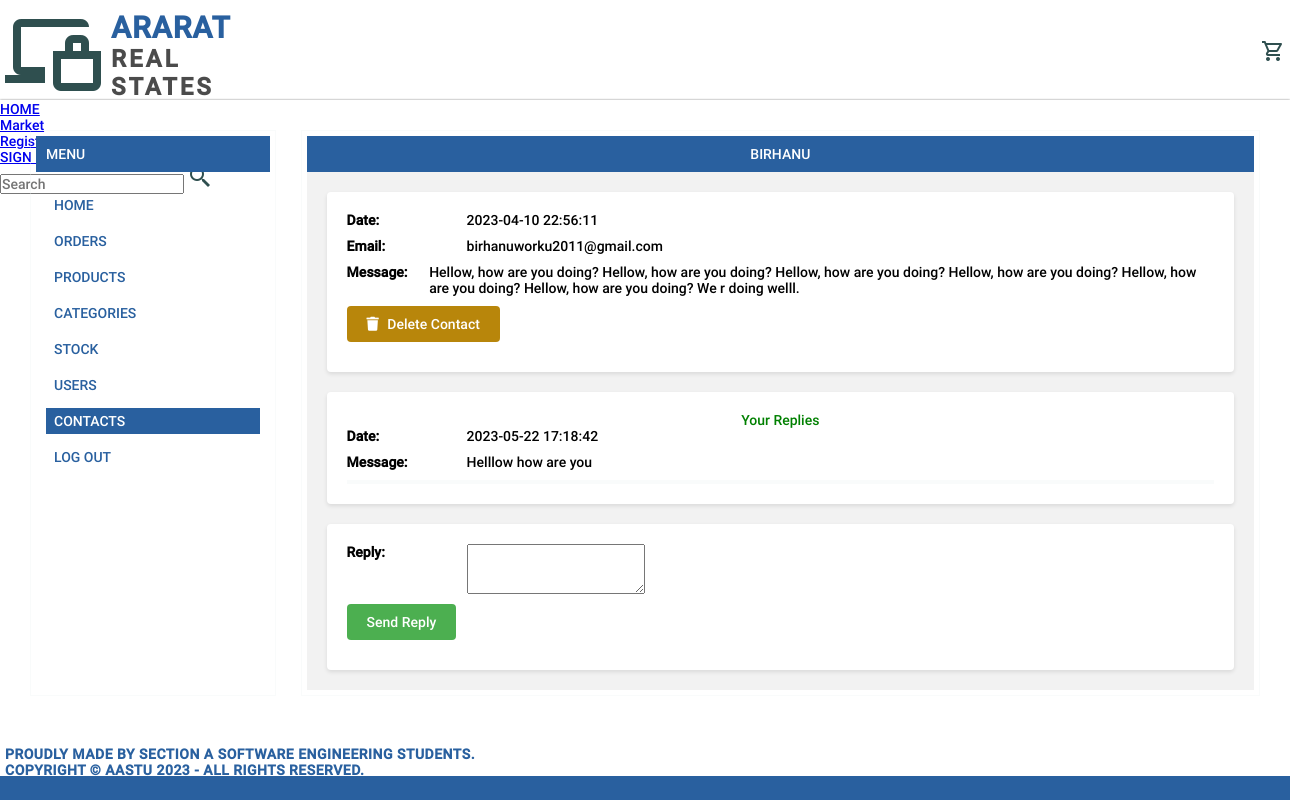
The app's page /admin/adminPages/contactDetail.php?contactID=1 (signed in) with its own data.
### tables this page shows
CREATE TABLE `contact` (
  `ID` int(11) NOT NULL,
  `First_Name` varchar(30) NOT NULL,
  `email` varchar(30) NOT NULL,
  `message` mediumtext NOT NULL,
  `read_status` int(5) NOT NULL DEFAULT 0,
  `creation_time` timestamp NOT NULL DEFAULT current_timestamp(),
  `update_time` timestamp NOT NULL DEFAULT current_timestamp()
);

CREATE TABLE `replies` (
  `ID` int(10) NOT NULL,
  `First_Name` text NOT NULL,
  `email` varchar(100) NOT NULL,
  `body` text NOT NULL,
  `creation_time` timestamp NOT NULL DEFAULT current_timestamp()
);

### admin/adminPages/contactDetail.php (the view, shortened to what this page needs)
<?php
require_once "../admin_commons/header.php";
include "../adFunctions/DB_connector.php";
?>
<!DOCTYPE html>
<html lang="en">
<head>
    <link rel="stylesheet" type="text/css" href="../css/astyle.css" />
    <link rel="stylesheet" href="https://cdnjs.cloudflare.com/ajax/libs/font-awesome/5.15.3/css/all.min.css" />
</head>
<body>
<?php
if (isset($_GET['contactID'])){
    $contactID = htmlspecialchars(stripslashes(trim($_GET['contactID'])));
    $contactReader = "SELECT * FROM contact WHERE ID='$contactID'";
    $contactReaderQuery = mysqli_query($DB_Connector,$contactReader);
    $contact = mysqli_fetch_assoc($contactReaderQuery);
    $markAsReadQuery = "UPDATE contact SET read_status = 1 WHERE ID = $contactID";
    mysqli_query($DB_Connector, $markAsReadQuery);
}
?>
<main>
    <div class="main-content">
        <div class="sidebar">
            <h3>Menu</h3>
            <ul>
                <li><a href="../index.php">Home</a></li>
                <li><a href="orders.php">Orders</a></li>
                <li><a href="addProduct.php">Products</a></li>
                <li><a href="addCategory.php">Categories</a></li>
                <li><a href="addStock.php">Stock</a></li>
                <li><a href="users.php">Users</a></li>
                <li><a class="active" href="contacts.php">Contacts</a></li>
                <li><a href="../adFunctions/adminLogout.php">Log out</a></li>
            </ul>
        </div>
        <div class="content">
            <h3 style="text-align: center"><?php echo $contact['First_Name'] ?></h3>
            <div class="content-detail">
                <div class="contact-page"
                    <div class="contact-info">
                        <div class="contact-list">
                            <div class="contact-card">
                                <div class="info">
                                    <div class="label">Date:</div>
                                    <div class="value"><?php echo $contact['creation_time']?></div>
                                </div>
                                <div class="info">
                                    <div class="label">Email:</div>
                                    <div class="value"><?php echo $contact['email']?></div>
                                </div>
                                <div class="info">
                                    <div class="label">Message:</div>
                                    <div class="value"><?php echo $contact['message']?></div>
                                </div>
                                <div class="info">
                                    <div class="buttons">
                                        <button onclick="location.href='../adFunctions/deleteContact.php?deletingContactID=<?php echo $contactID?>'" class="delete-button"><i class="fas fa-trash" ></i> Delete Contact</button>
                                    </div>
                                </div>
                            </div>
                            <?php
                            $cId = trim($contact['ID']);
                            $replies = "SELECT * FROM replies WHERE ID = '$cId'";
                            $repliesQuery = mysqli_query($DB_Connector, $replies);
                            while ($reply = mysqli_fetch_assoc($repliesQuery)){ ?>
                            <div class="contact-card">
                                <h2 style="color: green"><b>Your Replies</b></h2>
                                <div class="info">
                                    <div class="label">Date:</div>
                                    <div class="value"><?php echo $reply['creation_time']?></div>
                                </div>
                                <div class="info">
                                    <div class="label">Message:</div>
                                    <div class="value"><?php echo $reply['body']?></div>
                                </div>
                                <hr><hr>
                                <?php }
                                ?>
                            </div>
                            <div class="contact-card">
                                <form action="../adFunctions/replyContact.php" method="POST">
                                    <div class="info">
                                        <div class="label">Reply:</div>
                                        <div class="value">
                                            <textarea name="replyMessage" rows="3" required></textarea>
                                        </div>
                                    </div>
                                    <div class="info">
                                        <div class="value">
                                            <button name="reply" type="submit">Send Reply</button>
                                        </div>
                                    </div>
                                </form>
                            </div
                        </div>
                    </div>
                </div>
            </div>
        </div>
    </div>
</main>
<footer>
    <div class="container">
        <div class="footer-bar">
            <div class="copyright-text">
                <p>Proudly made by Section A Software Engineering Students.<br>
                    Copyright &copy; AASTU 2023 - All Rights Reserved.<p>
            </div>
        </div>
    </div>
</footer>
</body>
</html>

### admin/css/astyle.css (style rules this page uses)
:root { --khaki: #ffffff; --khakiDark: #4b4b4b; --darkStaleGray: #29609f; --white: #FFFFFF; }
* { padding: 0; margin: 0; font-family: Roboto; font-size: 14px; font-weight: normal; box-sizing: border-box; }
body { width: 100%; height: 100vh; background-color: var(--darkStaleGray); }
hr { border: 1px solid rgba(236, 240, 241,0.3); }
.container { width: 1280px; margin: 0 auto; }
main { background-color: var(--white); padding: 30px; box-shadow: 0 0 2px #808080; }
main .main-content { display: flex; justify-content: space-between; }
main .main-content h3 { background-color: var(--darkStaleGray); color: var(--khaki); text-transform: uppercase; padding: 10px; }
main .sidebar { width: 20%; min-height: 500px; padding: 5px; border: 1px solid rgba(236, 240, 241,0.3); }
main .sidebar ul { list-style: none; padding: 10px; }
main .sidebar ul li { margin-bottom: 5px; }
main .sidebar ul li a { color: var(--darkStaleGray); text-transform: uppercase; text-decoration: none; padding: 5px 8px; margin-top: 10px; display: block; }
.active, main .sidebar ul li a:hover { background-color: var(--darkStaleGray); color: var(--khaki) !important; }
main .content { width: 78%; padding: 5px; border: 1px solid rgba(236, 240, 241,0.3); }
footer { height: 50px; background-color: var(--khaki); }
footer .footer-bar .copyright-text p { color: var(--darkStaleGray); text-transform: uppercase; letter-spacing: 0.5px; font-weight: bold; padding-top: 20px; }

### admin/adminPages/contactDetail.php (style rules this page uses)
.contact-page { font-family: Arial, sans-serif; margin: 0; padding: 20px; background-color: #f2f2f2; }
h2 { text-align: center; }
.contact-list { display: grid; gap: 20px; }
.contact-card { background-color: #ffffff; padding: 20px; border-radius: 4px; box-shadow: 0 2px 4px rgba(0, 0, 0, 0.1); }
.info { display: flex; margin-bottom: 10px; }
.label { flex-basis: 120px; font-weight: bold; }
.value { flex-grow: 1; }
.buttons { display: flex; justify-content: flex-end; }
button { background-color: #4caf50; color: white; border: none; padding: 10px 20px; border-radius: 4px; cursor: pointer; font-size: 14px; transition: background-color 0.3s ease; }
.delete-button { background-color: darkgoldenrod; }
button i { margin-right: 5px; }

### records on screen
contact: First_Name "BIRHANU", creation_time "2023-04-10 22:56:11", email "birhanuworku2011@gmail.com", message "Hellow, how are you doing? Hellow, how are you doing? Hellow, how are you doing? Hellow, how are you doing? Hellow, how are you doing? Hellow, how are you doing? We r doing welll."
replies: creation_time "2023-05-22 17:18:42", body "Helllow how are you"
